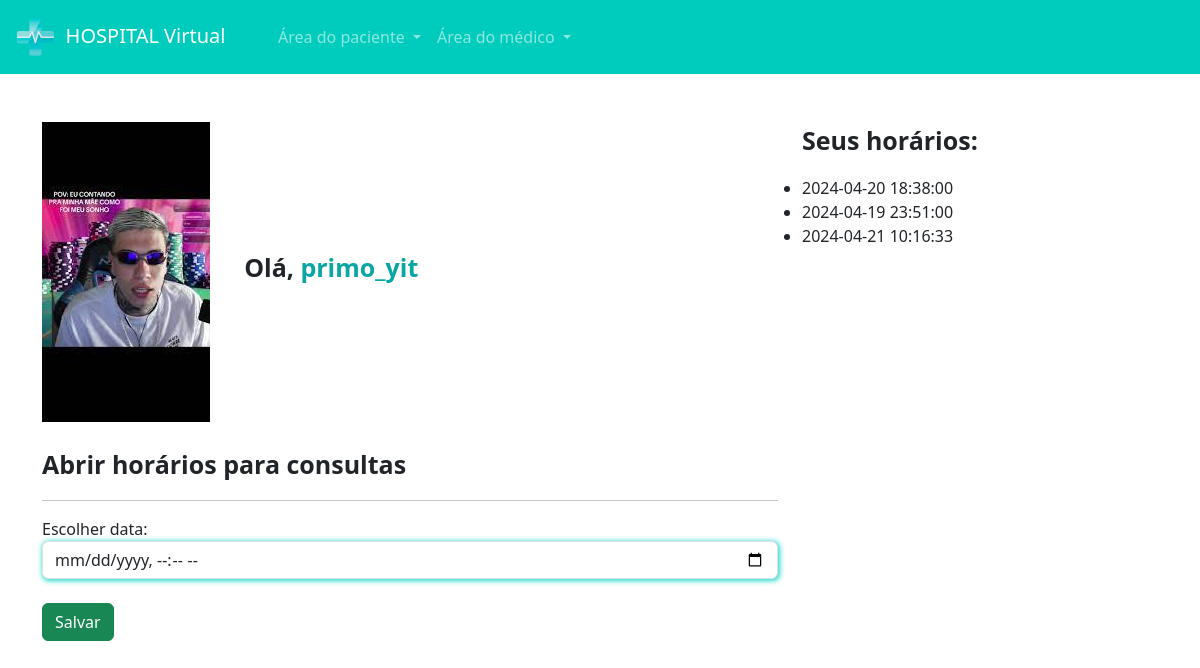
/medico/abrir_horario/ (signed in), run on the app's committed database.
### medico/models.py (models this page shows, shortened)
class Dadosmedico(models.Model):
    crm = models.CharField(max_length=35)
    nome = models.CharField(max_length=50)
    cep = models.CharField(max_length=15)
    rua = models.CharField(max_length=120)
    bairro = models.CharField(max_length=120)
    numero = models.IntegerField()
    rg = models.ImageField(upload_to='rgs')
    cedula_indentidade_medica = models.ImageField(upload_to='cim')
    foto = models.ImageField(upload_to='foto_perfil')
    descricao = models.TextField()
    valor_consulta = models.FloatField(default=100)
    user = models.ForeignKey(User , on_delete=models.DO_NOTHING)
    especialidade = models.ForeignKey(Especialidades, on_delete=models.DO_NOTHING)

class Datas_abertas(models.Model):
    data = models.DateTimeField()
    user = models.ForeignKey(User, on_delete=models.DO_NOTHING)
    agendados = models.BooleanField(default=False)
    def __str__(self):
        return str(self.data)

### medico/views.py (the view, shortened to what this page needs)
# urls.py: path('abrir_horario/', views.abrir_horario, name='abrir_horario'),
def abrir_horario(request):
    if not is_medico(request.user):
        messages.add_message(request, constants.WARNING, 'Somente médicos podem acessar essa página.')
        return redirect('/usuarios/sair')
    if request.method == "GET":
        dados_medicos = Dadosmedico.objects.get(user=request.user)
        datas_abertas = Datas_abertas.objects.filter(user=request.user)
        return render(request, 'abrir_horario.html', {'dados_medicos': dados_medicos, 'datas_abertas': datas_abertas, 'is_medico': is_medico(request.user)})

### medico/models.py (called while the page is built)
def is_medico(user):
    return Dadosmedico.objects.filter(user=user).exists()

### medico/templates/abrir_horario.html (shortened to what this page needs)
{% extends "base.html" %}
{% load static %}
{% block 'head' %}
    <link rel="stylesheet" href="{% static 'medicos/css/abrir_horario.css' %}">
    <link rel="stylesheet" href="{% static 'usuarios/css/usuarios.css' %}">
    <link rel="stylesheet" href="{% static 'medicos/css/cadastro_medico.css' %}">
{% endblock 'head' %}
{% block 'body' %}
{% include "partials/navbar.html" %}
    <div class="container">
        <br><br>
        <div class="row">
            <div class="col-md-8">
                <img src="{{dados_medicos.foto.url}}"  class="foto" alt="">
                <label style="margin-left: 30px; font-size: 25px" class="p-bold">Olá, <span class="color-dark">{{request.user.username}}</span></label>
                <br>
                <br>
                <p style="font-size: 25px" class="p-bold">Abrir horários para consultas</p>
                <hr>
                <form action="{% url 'abrir_horario'%}" method="POST"> {% csrf_token %}
                    <label for="">Escolher data:</label>
                    <input type="datetime-local" name="data" class="form-control shadow-main-color">
                    <br>
                    <input type="submit" value="Salvar" class="btn btn-success btn-dark-color">
                </form>
            </div>
            <div class="col-md-4">
                <p style="font-size: 25px" class="p-bold">Seus horários:</p>
                <ul class="list-group">
                    {% for data in datas_abertas %}
                    <li>{{data}}</li>
                    {%endfor%}
                </ul>
            </div>
        </div>
    </div>
{% endblock 'body' %}

### templates/static/usuarios/css/usuarios.css (style rules this page uses)
:root { --main-color: #00CCBE; --dark-color: #09A6A3; --contrast-color: #FFD686; }
.p-bold { font-weight: bold; }
.color-dark { color: var(--dark-color); }

### templates/static/medicos/css/cadastro_medico.css (style rules this page uses)
.shadow-main-color { box-shadow: 1px 1px 5px 1px rgba(17, 215, 202, 0.915); }

### data on the page
Dadosmedico: foto (picture)
Datas_abertas: data "2024-04-20 18:38:00"
Datas_abertas: data "2024-04-19 23:51:00"
Datas_abertas: data "2024-04-21 10:16:33"

### other printed values
{{ request.user.username }} "primo_yit"
